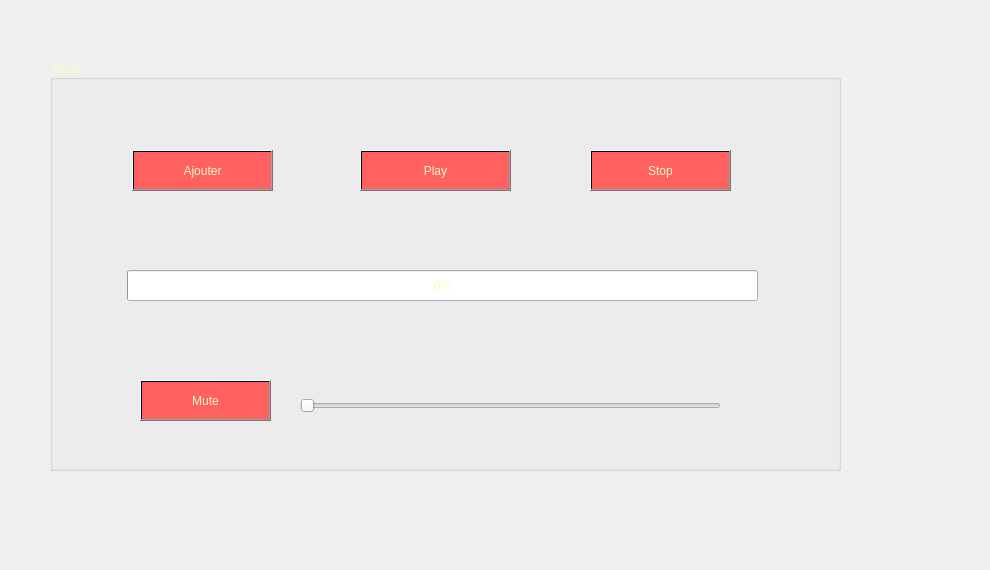
      <widget class="QWidget" name="tab_5">
       <attribute name="title">
        <string>Music</string>
       </attribute>
       <widget class="QLabel" name="label_79">
        <property name="geometry">
         <rect>
          <x>-5</x>
          <y>0</y>
          <width>981</width>
          <height>561</height>
         </rect>
        </property>
        <property name="styleSheet">
         <string notr="true">background-image: url(:/17.jpg);</string>
        </property>
        <property name="text">
         <string/>
        </property>
       </widget>
       <widget class="QGroupBox" name="groupBox_13">
        <property name="geometry">
         <rect>
          <x>50</x>
          <y>60</y>
          <width>791</width>
          <height>411</height>
         </rect>
        </property>
        <property name="styleSheet">
         <string notr="true">color:rgb(255, 250, 190);</string>
        </property>
        <property name="title">
         <string>Music</string>
        </property>
        <widget class="QPushButton" name="pushButton_3">
         <property name="geometry">
          <rect>
           <x>82</x>
           <y>90</y>
           <width>141</width>
           <height>41</height>
          </rect>
         </property>
         <property name="styleSheet">
          <string notr="true">background-color: qlineargradient(spread:pad, x1:1, y1:0, x2:1, y2:0, stop:0.919598 rgba(255, 97, 97), stop:0.98 rgba(0, 0, 0, 255), stop:1 rgba(235, 148, 61, 255));
color:rgb(255, 250, 190);</string>
         </property>
         <property name="text">
          <string>Ajouter</string>
         </property>
        </widget>
        <widget class="QPushButton" name="pushButton_4">
         <property name="geometry">
          <rect>
           <x>310</x>
           <y>90</y>
           <width>151</width>
           <height>41</height>
          </rect>
         </property>
         <property name="styleSheet">
          <string notr="true">background-color: qlineargradient(spread:pad, x1:1, y1:0, x2:1, y2:0, stop:0.919598 rgba(255, 97, 97), stop:0.98 rgba(0, 0, 0, 255), stop:1 rgba(235, 148, 61, 255));
color:rgb(255, 250, 190);</string>
         </property>
         <property name="text">
          <string>Play</string>
         </property>
        </widget>
        <widget class="QPushButton" name="pushButton_6">
         <property name="geometry">
          <rect>
           <x>540</x>
           <y>90</y>
           <width>141</width>
           <height>41</height>
          </rect>
         </property>
         <property name="styleSheet">
          <string notr="true">background-color: qlineargradient(spread:pad, x1:1, y1:0, x2:1, y2:0, stop:0.919598 rgba(255, 97, 97), stop:0.98 rgba(0, 0, 0, 255), stop:1 rgba(235, 148, 61, 255));
color:rgb(255, 250, 190);</string>
         </property>
         <property name="text">
          <string>Stop</string>
         </property>
        </widget>
        <widget class="QProgressBar" name="progressBar">
         <property name="geometry">
          <rect>
           <x>77</x>
           <y>210</y>
           <width>631</width>
           <height>31</height>
          </rect>
         </property>
         <property name="value">
          <number>0</number>
         </property>
        </widget>
        <widget class="QPushButton" name="pushButton_7">
         <property name="geometry">
          <rect>
           <x>90</x>
           <y>320</y>
           <width>131</width>
           <height>41</height>
          </rect>
         </property>
         <property name="styleSheet">
          <string notr="true">background-color: qlineargradient(spread:pad, x1:1, y1:0, x2:1, y2:0, stop:0.919598 rgba(255, 97, 97), stop:0.98 rgba(0, 0, 0, 255), stop:1 rgba(235, 148, 61, 255));
color:rgb(255, 250, 190);</string>
         </property>
         <property name="text">
          <string>Mute</string>
         </property>
        </widget>
        <widget class="QSlider" name="horizontalSlider">
         <property name="geometry">
          <rect>
           <x>250</x>
           <y>330</y>
           <width>421</width>
           <height>31</height>
          </rect>
         </property>
         <property name="orientation">
          <enum>Qt::Horizontal</enum>
         </property>
        </widget>
       </widget>
      </widget>
